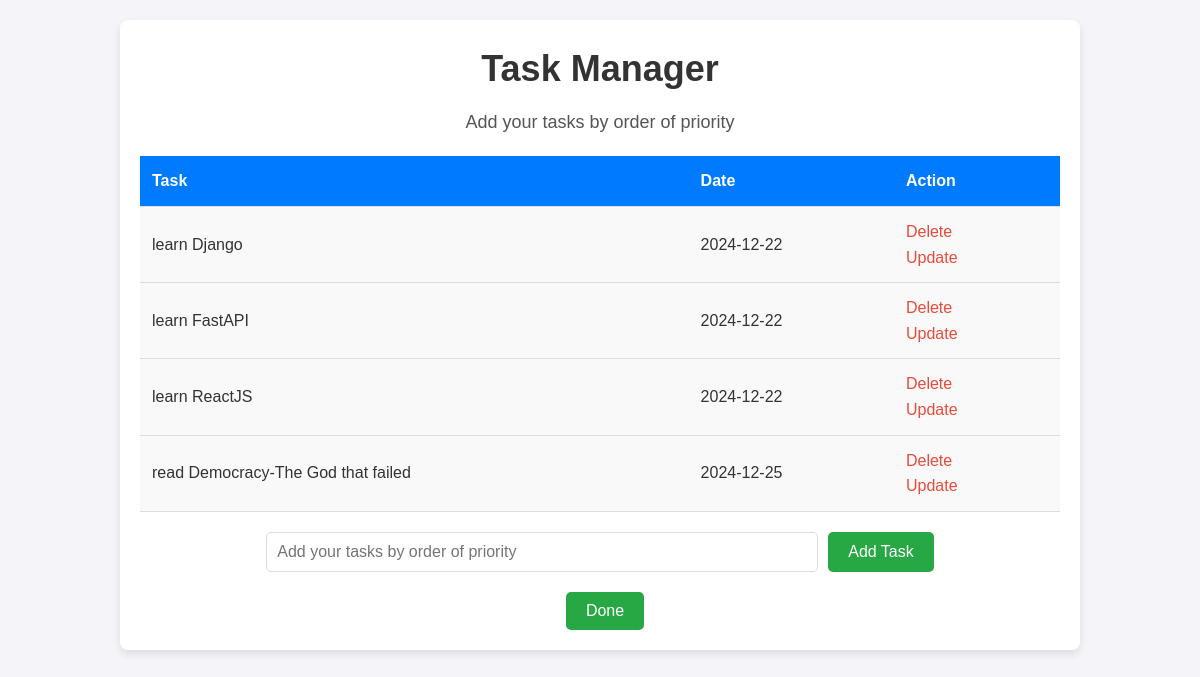
Before: / with the older database file.
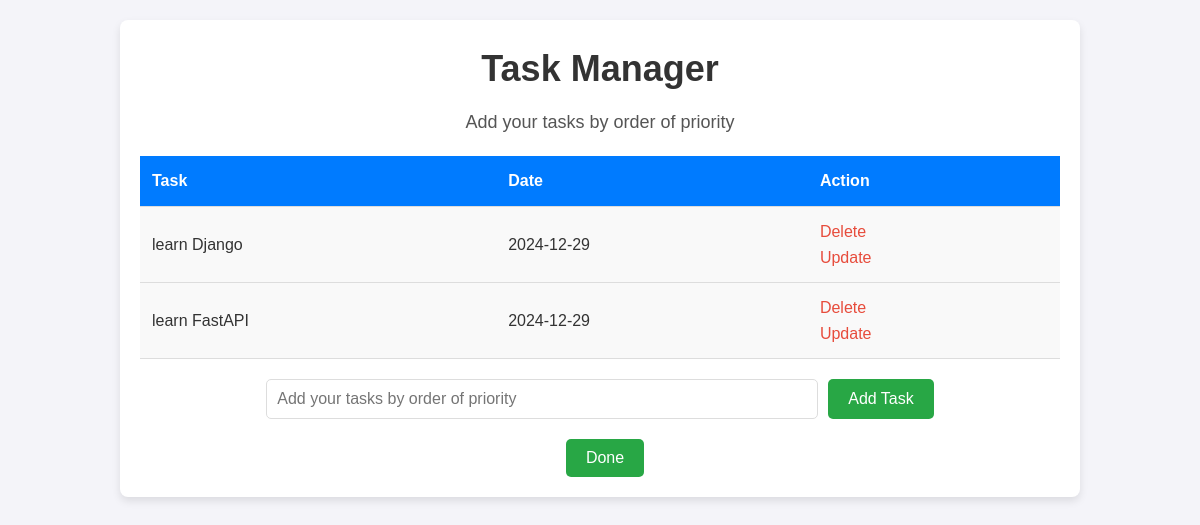
After: the same page with the newer database file.
### main.py (models this page shows, shortened)
class Todo(db.Model):
    id = db.Column(db.Integer, primary_key=True)
    content = db.Column(db.String(200), nullable=False)
    date = db.Column(db.DateTime, default=datetime.now())

### main.py (the view, shortened to what this page needs)
@app.route('/', methods=['POST', 'GET'])
def index():
    tasks = Todo.query.order_by(Todo.date).all() # this is a Todo object (db.Model) (tasks[0] is the earliest and the most prioritized)
    tasks_list = [task.content for task in tasks] #this is a list of strings (tasks[0] is the earliest and the most prioritized)
    stringifiedtasklist = ', '.join(tasks_list) #this is a string containing a list of strings
    session['tasks_list'] = stringifiedtasklist
    return render_template('index.html', tasks=tasks)

### templates/index.html (shortened to what this page needs)
{% extends 'base.html' %}
{% block body %}
<div class="content">
    <h1 style="text-align:center">Task Manager</h1>
    <p style="text-align:center">Add your tasks by order of priority</p>
    {% if tasks|length < 1 %}
        <h4 style="text-align:center">There are no tasks. Please add one or more</h4>
    {% else %}
        <table>
            <tr>
                <th>Task</th>
                <th>Date</th>
                <th>Action</th>
            </tr>
            {% for task in tasks %}
            <tr>
                <td>{{ task.content }}</td>
                <td>{{ task.date.date() }}</td>
                <td>
                    <a href="/delete/{{ task.id }}">Delete</a><br>
                    <a href="/update/{{ task.id }}">Update</a>
                </td>
            </tr>
            {% endfor %}
        </table>
    {% endif %}
    <form action="/" method="POST">
        <input type="text" name="content" id="content" placeholder="Add your tasks by order of priority">
        <input type="submit" value="Add Task">
    </form>
    <form action="/finalize_tasks" method="POST">
        <input type="submit" value="Done">
    </form>
</div>
{% endblock %}

### templates/base.html (shortened to what this page needs)
<!DOCTYPE html>
<html lang="en">
<head>
    <link rel="stylesheet" href="{{url_for('static', filename='css/main.css')}}">
</head>
<body>
    {% block body %} {% endblock %}
</body>
</html>

### static/css/main.css (style rules this page uses)
* { margin: 0; padding: 0; box-sizing: border-box; }
body { font-family: 'Arial', sans-serif; background-color: #f4f4f9; color: #333; line-height: 1.6; }
.content { width: 80%; margin: 20px auto; background-color: #fff; padding: 20px; border-radius: 8px; box-shadow: 0 4px 8px rgba(0, 0, 0, 0.1); }
h1 { font-size: 36px; color: #333; margin-bottom: 10px; }
p { font-size: 18px; color: #555; margin-bottom: 20px; }
table { width: 100%; border-collapse: collapse; margin-bottom: 20px; }
th, td { padding: 12px; text-align: left; border-bottom: 1px solid #ddd; }
th { background-color: #007bff; color: #fff; font-weight: bold; }
td { background-color: #f9f9f9; }
td a { color: #e74c3c; text-decoration: none; margin-right: 10px; }
form { display: flex; justify-content: center; margin-top: 20px; }
form input[type="text"] { padding: 10px; width: 60%; border: 1px solid #ddd; border-radius: 5px; font-size: 16px; }
form input[type="submit"] { padding: 10px 20px; margin-left: 10px; background-color: #28a745; border: none; color: white; font-size: 16px; border-radius: 5px; cursor: pointer; transition: background-color 0.3s; }

Changed rows visible on the page:
removed Todo: content "learn ReactJS", date "2024-12-22"
removed Todo: content "read Democracy-The God that failed", date "2024-12-25"
changed Todo "learn Django": date "2024-12-22" → "2024-12-29"
changed Todo "learn FastAPI": date "2024-12-22" → "2024-12-29"
